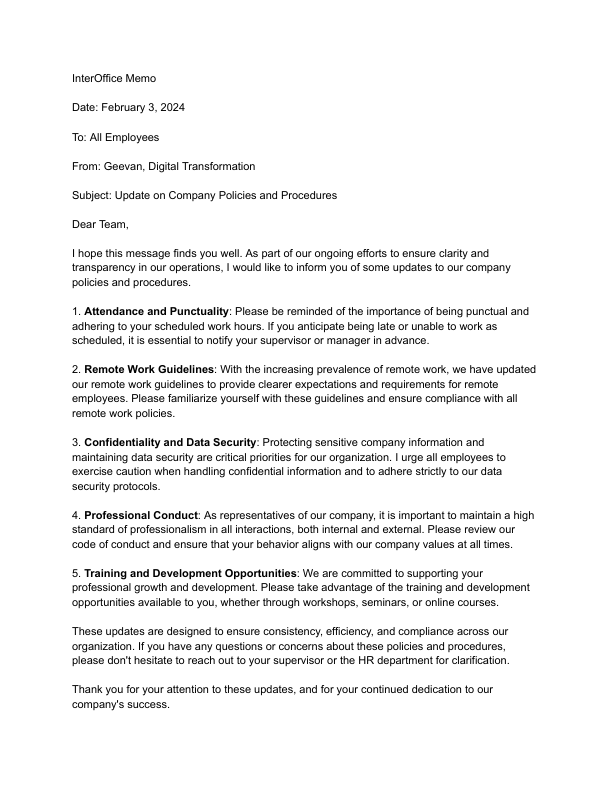
#> input picture images/page_0.png, 612 x 792 px
$ python -i imgPrePro.py   (imports and definitions only)
#> lines starting #> are read from the running program, lines starting #| are printed output that depends on the picture
#> further down, picture is the input picture: shape (792, 612, 3); min 0, max 255, mean 242.7
import cv2
import numpy as np

def deskew(image):
    gray = cv2.cvtColor(image, cv2.COLOR_BGR2GRAY)
    gray = cv2.bitwise_not(gray)
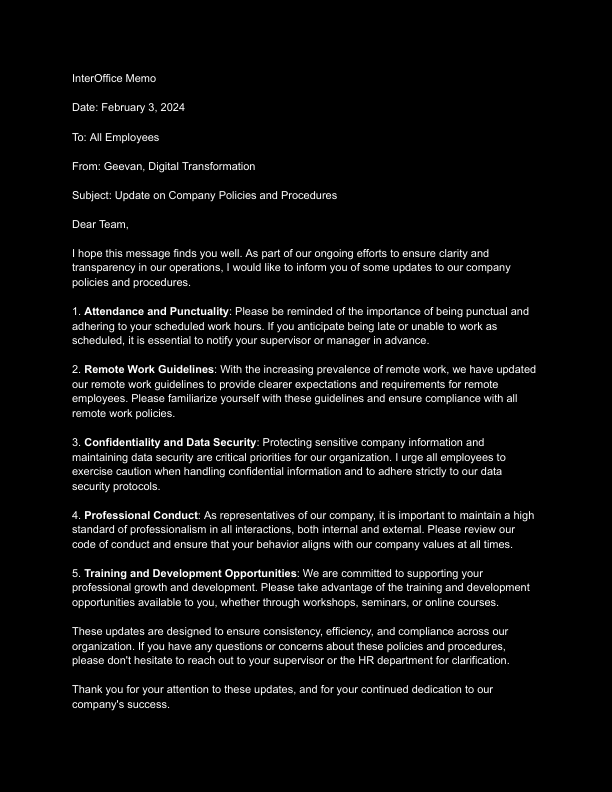
#> gray: shape (792, 612); min 0, max 255, mean 12.3
    coords = np.column_stack(np.where(gray > 0))
#> coords = 50918 pairs, first value 74 to 710, second value 72 to 535
    angle = cv2.minAreaRect(coords)[-1]
#> angle = -90

    if angle < -45:
        angle = -(90 + angle)
#> angle = 0
    else:
        angle = -angle

    (h, w) = image.shape[:2]
#> h = 792; w = 612
    center = (w // 2, h // 2)
#> center = (306, 396)
    M = cv2.getRotationMatrix2D(center, angle, 1.0)
#> M = [[1, 0, 0], [0, 1, 0]]
    rotated = cv2.warpAffine(image, M, (w, h), flags=cv2.INTER_CUBIC, borderMode=cv2.BORDER_REPLICATE)

    return rotated

>>> import cv2
>>> picture = cv2.imread('../images/page_0.png')
>>> result = deskew(picture)

$ run again, on images/page_10.png
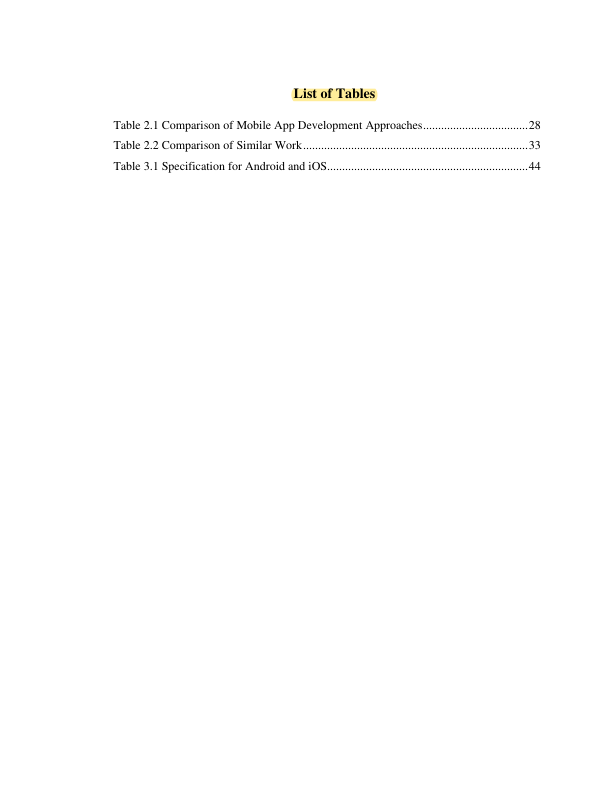
#> input picture images/page_10.png, 612 x 792 px
#> picture is the input picture: shape (792, 612, 3); mean B, G, R 253.8, 253.9, 254
#> in deskew, `gray = cv2.bitwise_not(gray)`:
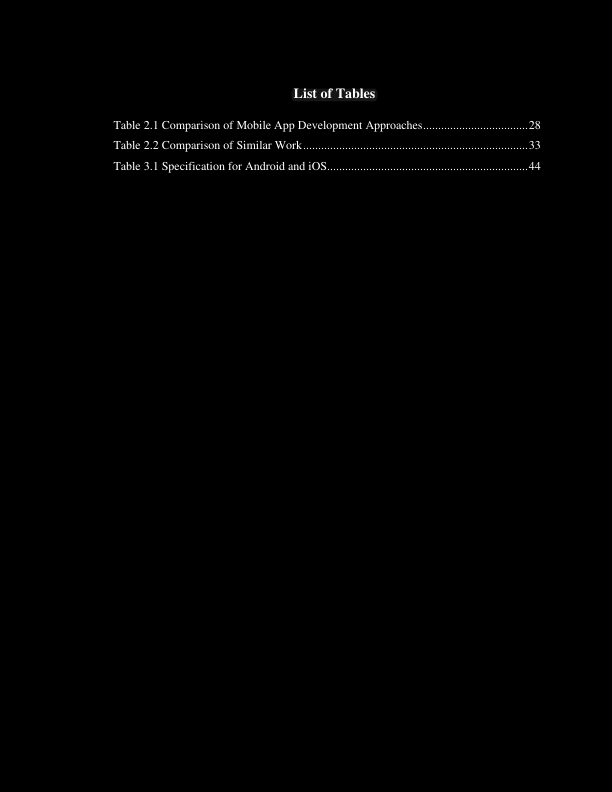
#> gray: shape (792, 612); min 0, max 255, mean 1.1
#> coords = 5674 pairs, first value 88 to 172, second value 113 to 540
#> in deskew, `angle = cv2.minAreaRect(coords)[-1]`: angle = -89.68
#> in deskew, `angle = -(90 + angle)`: angle = -0.323
#> M = [[1, -0.00563, 2.24], [0.00563, 1, -1.72]]

$ run again, on images/page_11.png
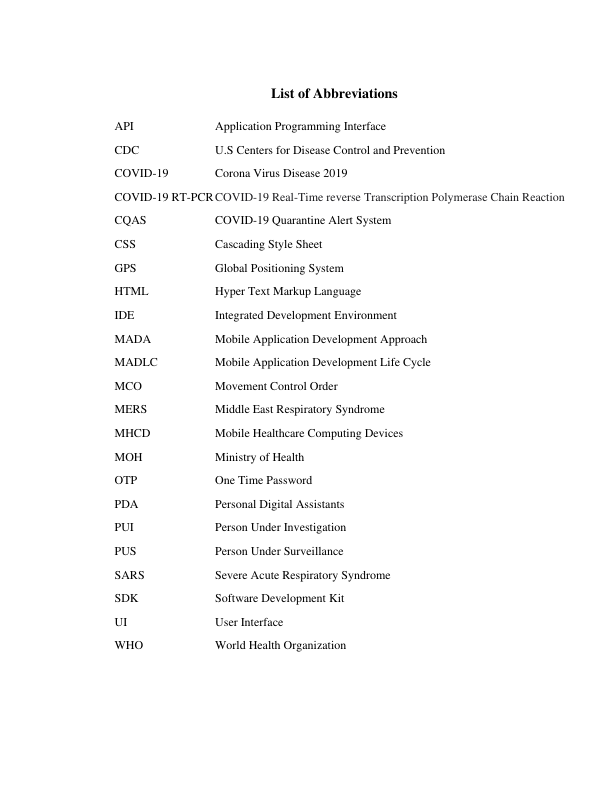
#> input picture images/page_11.png, 612 x 792 px
#> picture is the input picture: shape (792, 612, 3); mean B, G, R 250, 250, 250
#> in deskew, `gray = cv2.bitwise_not(gray)`:
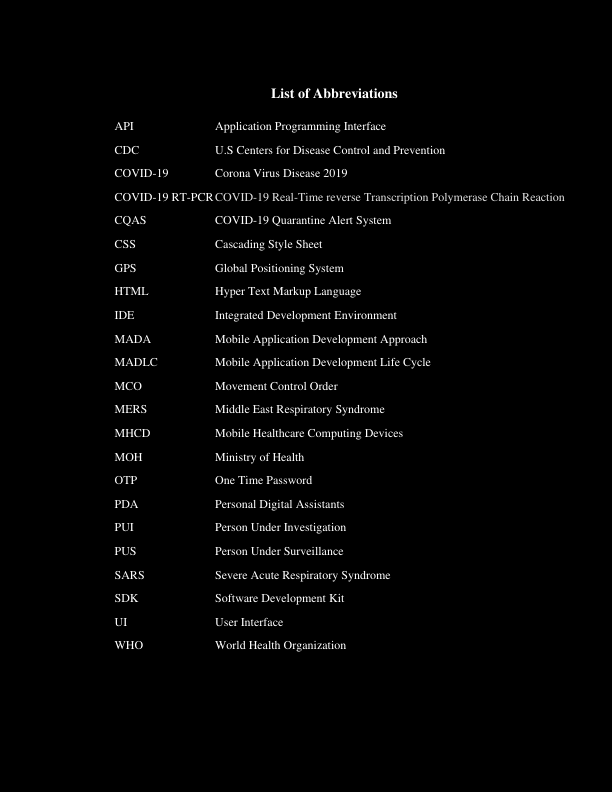
#> gray: shape (792, 612); min 0, max 255, mean 5
#> coords = 22125 pairs, first value 88 to 651, second value 114 to 564
#> in deskew, `angle = cv2.minAreaRect(coords)[-1]`: angle = -90
#> in deskew, `angle = -(90 + angle)`: angle = 0
#> M = [[1, 0, 0], [0, 1, 0]]
